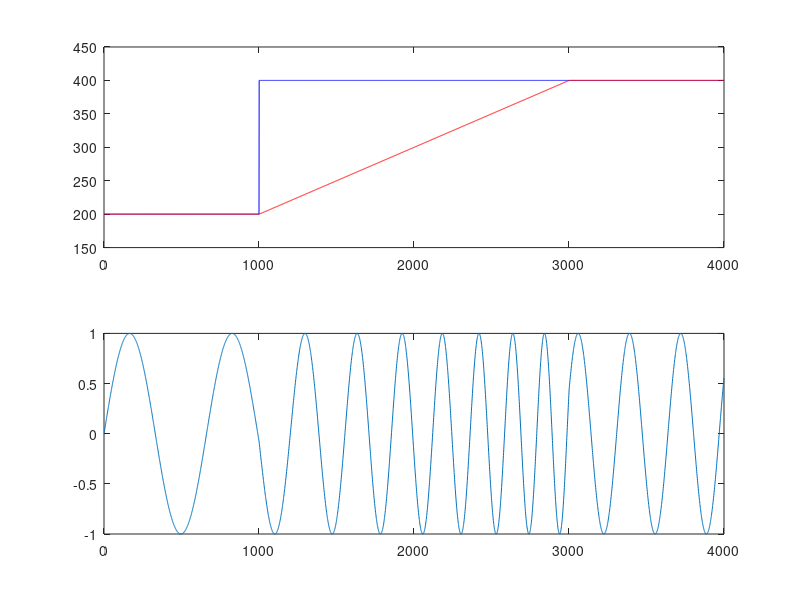

Write the MATLAB code that produced this figure.


clear all;
fs=44100;
ending = 800*3.14;

len=1000;
pre=1000;
r=2000;
post=1000;
total=pre+r+post;

fin=zeros(1, total);
fin(1:pre)=200;
fin(pre+1:total)=400;

inc=200/r;

ramp=200:inc:400-inc;
f1=zeros(1, pre) +200;
f2=zeros(1,post) +400;
fglide=[f1 ramp f2];

t=1:length(fglide);

x=1:length(fglide);
x=t/3;

for i=1:length(fin)
    wave(i) = sin(2/44100*pi*x(i)*fglide(i));
end

 subplot(2,1,1);
plot(t, fin,'b',t, fglide, 'r')
 % titleSize=14;
% % subplot(2,1,1);
% plot(fin);
 axis([0 total 150 450]);
 
  subplot(2,1,2);
plot(wave);
% titleSize=14;
% subplot(2,1,1);
% plot(fin);
 %axis([0 total 150 450]);
% title('Frequency response without glide', 'FontSize', titleSize)
% xlabel('Time') % x-axis label
% ylabel('Frequency') % y-axis label
% 
% 
% 
% plot(fglide);
% axis([0 total 150 450]);
% title('Frequency response without glide', 'FontSize', titleSize)
% xlabel('Time') % x-axis label
% ylabel('Frequency') % y-axis label
% % subplot(3,1,1);
% % plot(wave1);




% wave1 = a1*sin(2*pi*f1*t/fs);
% wave2 = a2*sin(2*pi*f2*t/fs);
% wave3 = a3*sin(2*pi*f3*t/fs);
% wave4 = a4*sin(2*pi*f4*t/fs);
% wave = [wave1 wave2 wave3 wave4];


% plot(wave,'r') % x will be in red
% hold % hold the current plot
% plot(seq,'y') % y will be plotted in yellow
% figure('Color',[1 1 1]);
% 
% plot(t, seq,'b', t, wave, 'r', t, -seq, 'b');
% title('Sine wave modulated by a sequencer')
% legend('Sequencer','Output','Location','EastOutside')
% xlabel('Samples') % x-axis label
% ylabel('Amplitude') % y-axis label